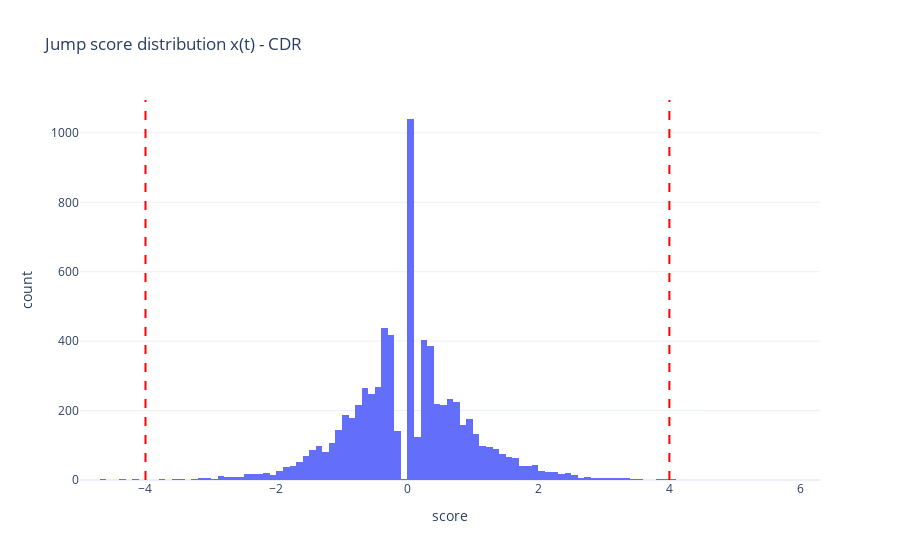
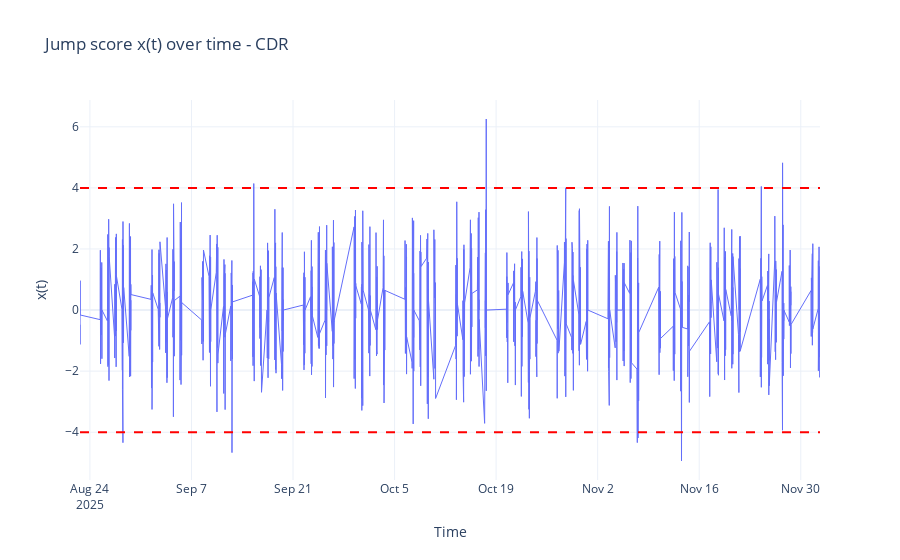
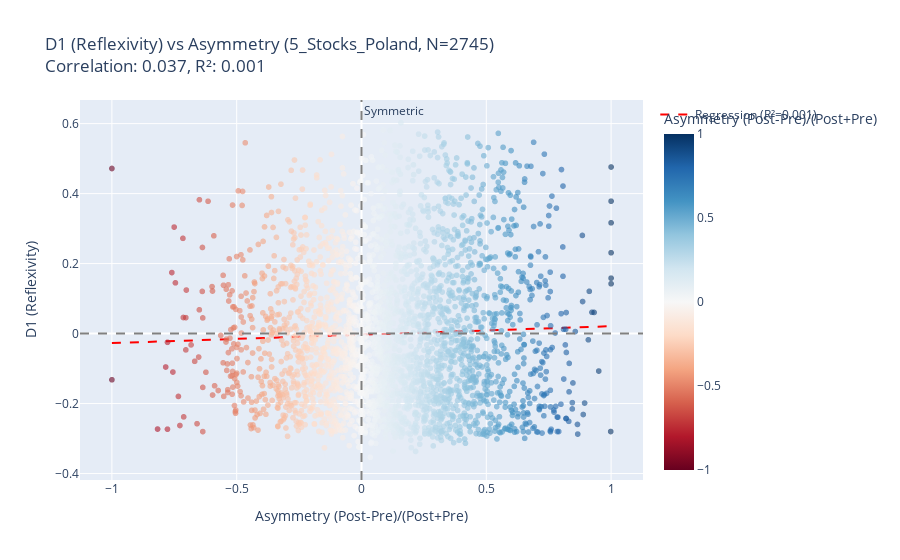
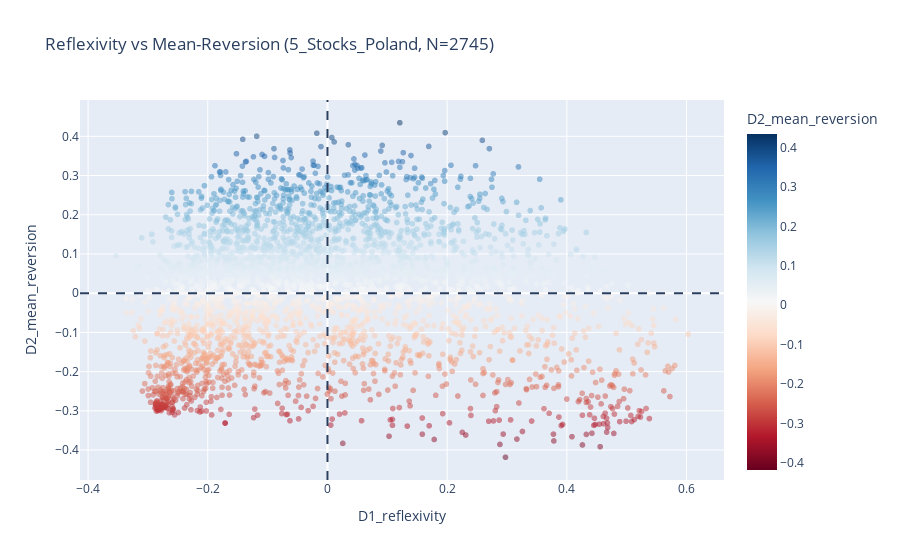

Here is the notebook cell these charts were saved with, in order:
### Code cell
if __name__ == "__main__":
    main()

### Figure 1 — Plotly figure (JSON) as saved in the notebook; plotly's stock layout.template omitted (floating-point values rounded to 4 significant figures; data arrays with more than 128 entries replaced by an {"elided": "..."} marker saying what was removed)
{"data": [{"bingroup": "x", "hovertemplate": "score=%{x}<br>count=%{y}<extra></extra>", "legendgroup": "", "marker": {"color": "#636efa", "pattern": {"shape": ""}}, "name": "", "nbinsx": 120, "orientation": "v", "showlegend": false, "type": "histogram", "x": {"elided": "7380 float values"}, "xaxis": "x", "yaxis": "y"}], "layout": {"barmode": "relative", "legend": {"tracegroupgap": 0}, "shapes": [{"line": {"color": "red", "dash": "dash"}, "type": "line", "x0": 4, "x1": 4, "xref": "x", "y0": 0, "y1": 1, "yref": "y domain"}, {"line": {"color": "red", "dash": "dash"}, "type": "line", "x0": -4, "x1": -4, "xref": "x", "y0": 0, "y1": 1, "yref": "y domain"}], "title": {"text": "Jump score distribution x(t) - CDR"}, "xaxis": {"anchor": "y", "domain": [0, 1], "title": {"text": "score"}}, "yaxis": {"anchor": "x", "domain": [0, 1], "title": {"text": "count"}}}}

### Figure 2 — Plotly figure (JSON) as saved in the notebook; plotly's stock layout.template omitted (floating-point values rounded to 4 significant figures; data arrays with more than 128 entries replaced by an {"elided": "..."} marker saying what was removed)
{"data": [{"line": {"width": 1}, "mode": "lines", "name": "x(t)", "type": "scatter", "x": {"elided": "5000 str values"}, "y": {"elided": "5000 float values"}}], "layout": {"hovermode": "x unified", "shapes": [{"line": {"color": "red", "dash": "dash"}, "type": "line", "x0": 0, "x1": 1, "xref": "x domain", "y0": 4, "y1": 4, "yref": "y"}, {"line": {"color": "red", "dash": "dash"}, "type": "line", "x0": 0, "x1": 1, "xref": "x domain", "y0": -4, "y1": -4, "yref": "y"}], "title": {"text": "Jump score x(t) over time - CDR"}, "xaxis": {"title": {"text": "Time"}}, "yaxis": {"title": {"text": "x(t)"}}}}

### Figure 3 — Plotly figure (JSON) as saved in the notebook; plotly's stock layout.template omitted (floating-point values rounded to 4 significant figures; data arrays with more than 128 entries replaced by an {"elided": "..."} marker saying what was removed)
{"data": [{"customdata": {"elided": "2745x2 str values"}, "hovertemplate": "Asymmetry (Post-Pre)/(Post+Pre)=%{marker.color}<br>D1 (Reflexivity)=%{y}<br>ticker=%{customdata[0]}<br>timestamp=%{customdata[1]}<extra></extra>", "legendgroup": "", "marker": {"color": {"elided": "2745 float values"}, "coloraxis": "coloraxis", "opacity": 0.6, "symbol": "circle"}, "mode": "markers", "name": "", "showlegend": false, "type": "scattergl", "x": {"elided": "2745 float values"}, "xaxis": "x", "y": {"elided": "2745 float values"}, "yaxis": "y"}, {"line": {"color": "red", "dash": "dash", "width": 2}, "mode": "lines", "name": "Regression (R²=0.001)", "type": "scatter", "x": [-1.0, -0.9798, -0.9596, -0.9394, -0.9192, -0.899, -0.8788, -0.8586, -0.8384, -0.8182, -0.798, -0.7778, -0.7576, -0.7374, -0.7172, -0.697, -0.6768, -0.6566, -0.6364, -0.6162, -0.596, -0.5758, -0.5556, -0.5354, -0.5152, -0.4949, -0.4747, -0.4545, -0.4343, -0.4141, -0.3939, -0.3737, -0.3535, -0.3333, -0.3131, -0.2929, -0.2727, -0.2525, -0.2323, -0.2121, -0.1919, -0.1717, -0.1515, -0.1313, -0.1111, -0.09091, -0.07071, -0.05051, -0.0303, -0.0101, 0.0101, 0.0303, 0.05051, 0.07071, 0.09091, 0.1111, 0.1313, 0.1515, 0.1717, 0.1919, 0.2121, 0.2323, 0.2525, 0.2727, 0.2929, 0.3131, 0.3333, 0.3535, 0.3737, 0.3939, 0.4141, 0.4343, 0.4545, 0.4747, 0.4949, 0.5152, 0.5354, 0.5556, 0.5758, 0.596, 0.6162, 0.6364, 0.6566, 0.6768, 0.697, 0.7172, 0.7374, 0.7576, 0.7778, 0.798, 0.8182, 0.8384, 0.8586, 0.8788, 0.899, 0.9192, 0.9394, 0.9596, 0.9798, 1.0], "y": [-0.02727, -0.02678, -0.0263, -0.02581, -0.02532, -0.02483, -0.02434, -0.02385, -0.02337, -0.02288, -0.02239, -0.0219, -0.02141, -0.02093, -0.02044, -0.01995, -0.01946, -0.01897, -0.01848, -0.018, -0.01751, -0.01702, -0.01653, -0.01604, -0.01556, -0.01507, -0.01458, -0.01409, -0.0136, -0.01311, -0.01263, -0.01214, -0.01165, -0.01116, -0.01067, -0.01018, -0.009696, -0.009208, -0.00872, -0.008232, -0.007743, -0.007255, -0.006767, -0.006279, -0.005791, -0.005302, -0.004814, -0.004326, -0.003838, -0.003349, -0.002861, -0.002373, -0.001885, -0.001396, -0.0009082, -0.00042, 6.823e-05, 0.0005565, 0.001045, 0.001533, 0.002021, 0.002509, 0.002998, 0.003486, 0.003974, 0.004462, 0.00495, 0.005439, 0.005927, 0.006415, 0.006903, 0.007392, 0.00788, 0.008368, 0.008856, 0.009345, 0.009833, 0.01032, 0.01081, 0.0113, 0.01179, 0.01227, 0.01276, 0.01325, 0.01374, 0.01423, 0.01472, 0.0152, 0.01569, 0.01618, 0.01667, 0.01716, 0.01764, 0.01813, 0.01862, 0.01911, 0.0196, 0.02009, 0.02057, 0.02106]}], "layout": {"annotations": [{"showarrow": false, "text": "Symmetric", "x": 0, "xanchor": "left", "xref": "x", "y": 1, "yanchor": "top", "yref": "y domain"}], "coloraxis": {"colorbar": {"title": {"text": "Asymmetry (Post-Pre)/(Post+Pre)"}}, "colorscale": [[0, "rgb(103,0,31)"], [0.1, "rgb(178,24,43)"], [0.2, "rgb(214,96,77)"], [0.3, "rgb(244,165,130)"], [0.4, "rgb(253,219,199)"], [0.5, "rgb(247,247,247)"], [0.6, "rgb(209,229,240)"], [0.7, "rgb(146,197,222)"], [0.8, "rgb(67,147,195)"], [0.9, "rgb(33,102,172)"], [1, "rgb(5,48,97)"]]}, "legend": {"tracegroupgap": 0}, "shapes": [{"line": {"color": "gray", "dash": "dash"}, "type": "line", "x0": 0, "x1": 0, "xref": "x", "y0": 0, "y1": 1, "yref": "y domain"}, {"line": {"color": "gray", "dash": "dash"}, "type": "line", "x0": 0, "x1": 1, "xref": "x domain", "y0": 0, "y1": 0, "yref": "y"}], "title": {"text": "D1 (Reflexivity) vs Asymmetry (5_Stocks_Poland, N=2745)<br>Correlation: 0.037, R²: 0.001"}, "xaxis": {"anchor": "y", "domain": [0, 1], "title": {"text": "Asymmetry (Post-Pre)/(Post+Pre)"}}, "yaxis": {"anchor": "x", "domain": [0, 1], "title": {"text": "D1 (Reflexivity)"}}}}

### Figure 4 — Plotly figure (JSON) as saved in the notebook; plotly's stock layout.template omitted (floating-point values rounded to 4 significant figures; data arrays with more than 128 entries replaced by an {"elided": "..."} marker saying what was removed)
{"data": [{"customdata": {"elided": "2745x2 str values"}, "hovertemplate": "D1_reflexivity=%{x}<br>D2_mean_reversion=%{marker.color}<br>ticker=%{customdata[0]}<br>timestamp=%{customdata[1]}<extra></extra>", "legendgroup": "", "marker": {"color": {"elided": "2745 float values"}, "coloraxis": "coloraxis", "opacity": 0.5, "symbol": "circle"}, "mode": "markers", "name": "", "showlegend": false, "type": "scattergl", "x": {"elided": "2745 float values"}, "xaxis": "x", "y": {"elided": "2745 float values"}, "yaxis": "y"}], "layout": {"coloraxis": {"colorbar": {"title": {"text": "D2_mean_reversion"}}, "colorscale": [[0, "rgb(103,0,31)"], [0.1, "rgb(178,24,43)"], [0.2, "rgb(214,96,77)"], [0.3, "rgb(244,165,130)"], [0.4, "rgb(253,219,199)"], [0.5, "rgb(247,247,247)"], [0.6, "rgb(209,229,240)"], [0.7, "rgb(146,197,222)"], [0.8, "rgb(67,147,195)"], [0.9, "rgb(33,102,172)"], [1, "rgb(5,48,97)"]]}, "legend": {"tracegroupgap": 0}, "shapes": [{"line": {"dash": "dash"}, "type": "line", "x0": 0, "x1": 0, "xref": "x", "y0": 0, "y1": 1, "yref": "y domain"}, {"line": {"dash": "dash"}, "type": "line", "x0": 0, "x1": 1, "xref": "x domain", "y0": 0, "y1": 0, "yref": "y"}], "title": {"text": "Reflexivity vs Mean-Reversion (5_Stocks_Poland, N=2745)"}, "xaxis": {"anchor": "y", "domain": [0, 1], "title": {"text": "D1_reflexivity"}}, "yaxis": {"anchor": "x", "domain": [0, 1], "title": {"text": "D2_mean_reversion"}}}}
